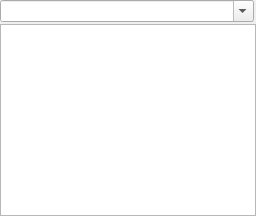
    <widget class="QWidget" name="tabFiles">
     <property name="autoFillBackground">
      <bool>true</bool>
     </property>
     <attribute name="title">
      <string>Files</string>
     </attribute>
     <layout class="QVBoxLayout" name="verticalLayout_3">
      <property name="spacing">
       <number>2</number>
      </property>
      <property name="leftMargin">
       <number>0</number>
      </property>
      <property name="topMargin">
       <number>0</number>
      </property>
      <property name="rightMargin">
       <number>0</number>
      </property>
      <property name="bottomMargin">
       <number>0</number>
      </property>
      <item>
       <widget class="QWidget" name="panelFiles" native="true">
        <layout class="QHBoxLayout" name="horizontalLayout_13">
         <property name="spacing">
          <number>2</number>
         </property>
         <property name="leftMargin">
          <number>0</number>
         </property>
         <property name="topMargin">
          <number>0</number>
         </property>
         <property name="rightMargin">
          <number>2</number>
         </property>
         <property name="bottomMargin">
          <number>0</number>
         </property>
         <item>
          <widget class="QComboBox" name="cbFilesPath">
           <property name="editable">
            <bool>true</bool>
           </property>
           <property name="insertPolicy">
            <enum>QComboBox::NoInsert</enum>
           </property>
          </widget>
         </item>
        </layout>
       </widget>
      </item>
      <item>
       <widget class="QTreeView" name="treeFiles">
        <property name="editTriggers">
         <set>QAbstractItemView::NoEditTriggers</set>
        </property>
        <property name="dragEnabled">
         <bool>true</bool>
        </property>
        <property name="dragDropMode">
         <enum>QAbstractItemView::NoDragDrop</enum>
        </property>
        <property name="defaultDropAction">
         <enum>Qt::IgnoreAction</enum>
        </property>
        <property name="selectionMode">
         <enum>QAbstractItemView::ExtendedSelection</enum>
        </property>
        <property name="sortingEnabled">
         <bool>false</bool>
        </property>
        <attribute name="headerVisible">
         <bool>false</bool>
        </attribute>
       </widget>
      </item>
     </layout>
    </widget>
